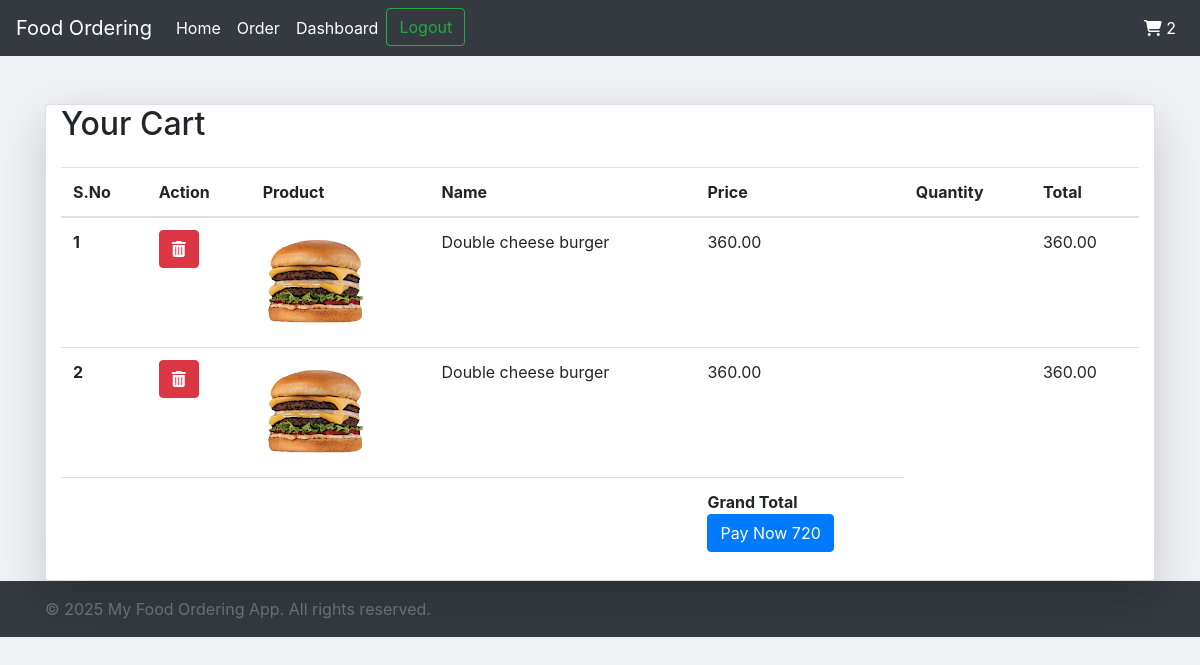
The app's page /cart/ (signed in) with its own data.
### products/models.py (models this page shows)
class BaseModel(models.Model):
    uid = models.UUIDField(default=uuid.uuid4, editable=False, primary_key=True)
    created_at = models.DateTimeField(auto_now_add=True)
    update_at = models.DateTimeField(auto_now=True)
    class Meta:
        abstract = True

class CartItems(BaseModel):
    cart = models.ForeignKey(Cart, on_delete=models.CASCADE, related_name="cart_items")
    product = models.ForeignKey(Product, on_delete=models.CASCADE)

class Product(BaseModel):
    product_name = models.CharField(max_length=100)
    product_slug = models.SlugField(unique=True)
    product_description = models.TextField()
    product_price = models.DecimalField(max_digits=10, decimal_places=2, default=0)
    product_demo_price = models.IntegerField(default=0)
    quantity = models.CharField(max_length=50, null=True, blank=True)
    product_images = models.ImageField(upload_to="products")

class Cart(BaseModel):
    user = models.ForeignKey(User, on_delete=models.SET_NULL, null=True, related_name="carts")
    is_paid = models.BooleanField(default=False)
    def get_cart_total(self):
        return CartItems.objects.filter(cart = self).aggregate(Sum('product__product_price'))['product__product_price__sum']

### products/views.py (the view)
# urls.py: path('cart/', views.cart, name='cart'),
@login_required(login_url='/login/')
def cart(request):
    cart = Cart.objects.get(is_paid=False, user=request.user)
    api = Client()  # Initialize the Client object
    response = api.payment_request_create(
        amount=cart.get_cart_total() * 100,  # Amount in paise
        purpose="Order",
        buyer_name=request.user.username,
        email='jakhar365365@gmail.com',  # Single string for email
        redirect_url="http://127.0.0.1:8000/success/"
    )
    order_id = response['id']
    payment_url = f"https://checkout.razorpay.com/v1/checkout.js?order_id={order_id}&key={settings.RAZORPAY_API_KEY}&amount={cart.get_cart_total() * 100}&name={request.user.username}&email=jakhar365365@gmail.com&contact=9999999999&description=Order"
    print(response)
    context = {
        'cart': cart,
        'payment_url': payment_url,
        'razorpay_key': settings.RAZORPAY_API_KEY,  # Pass the Razorpay key
        'order_id': order_id,
        'redirect_url': "http://127.0.0.1:8000/success/"
    }
    return render(request, 'cart.html', context)

### products/client.py (called while the page is built)
    def payment_request_create(self, amount, purpose, buyer_name, email, redirect_url):
        order_data = {
            'amount': float(amount),  # Convert Decimal to float
            'currency': 'INR',
            'receipt': 'order_rcptid_11',
            'payment_capture': '1',
            'notes': {
                'purpose': purpose,
                'buyer_name': buyer_name,
                'email': email,
                'redirect_url': redirect_url
            }
        }
        return self.client.order.create(order_data)

### products/templates/cart.html (shortened to what this page needs)
{% extends "base.html" %}
{% block content %}
<div class="container card shadow-lg mt-5">
    <h2 class="mb-4">Your Cart</h2>
    <table class="table">
        <thead>
            <tr>
                <th scope="col">S.No</th>
                <th scope="col">Action</th>
                <th scope="col">Product</th>
                <th scope="col">Name</th>
                <th scope="col">Price</th>
                <th scope="col">Quantity</th>
                <th scope="col">Total</th>
            </tr>
        </thead>
        <tbody>
            {% for item in cart.cart_items.all %}
            <tr>
                <th scope="row">{{ forloop.counter }}</th>
                <th>
                    <a href="{% url 'remove_cart_item' item.uid %}" class="btn btn-danger"><i class="fa-solid fa-trash-can"></i></a>
                </th>
                <td>
                    <img src="/media/{{ item.product.product_images }}" style="height: 105px;width: 105px;">
                </td>
                <td>{{ item.product.product_name }}</td>
                <td>{{ item.product.product_price }}</td>
                <td>{{ item.quantity }}</td>
                <td>{{ item.product.product_price }}</td>
            </tr>
            {% endfor %}
            <tr>
                <th scope="row"></th>
                <td></td>
                <td></td>
                <td></td>
                <td>
                    <b>Grand Total</b>
                    <br>
                    <button id="pay-button" class="btn btn-primary">Pay Now {{ cart.get_cart_total }}</button>
                </td>
            </tr>
        </tbody>
    </table>
</div>
{% endblock %}

### products/templates/base.html (shortened to what this page needs)
<!DOCTYPE html>
<html lang="en">
<head>
    <link rel="stylesheet" href="https://stackpath.bootstrapcdn.com/bootstrap/4.5.2/css/bootstrap.min.css">
    <link rel="stylesheet" href="https://cdnjs.cloudflare.com/ajax/libs/font-awesome/5.15.3/css/all.min.css">
    <link rel="stylesheet" href="https://cdnjs.cloudflare.com/ajax/libs/font-awesome/6.7.2/css/all.min.css">
</head>
<body>
    <header>
        <nav class="navbar navbar-expand-lg">
            <a class="navbar-brand" href="{% url 'home' %}">Food Ordering</a>
            <div class="collapse navbar-collapse" id="navbarNav">
                <ul class="navbar-nav mr-auto">
                    <li class="nav-item">
                        <a class="nav-link" href="{% url 'home' %}">Home</a>
                    </li>
                    {% if request.user.is_authenticated %}
                    <li class="nav-item">
                        <a class="nav-link" href="{% url 'orders' %}">Order</a>
                    </li>
                    <li class="nav-item">
                        <a class="nav-link" href="{% url 'orders' %}">Dashboard</a>
                    </li>
                    <li class="nav-item">
                        <a href="/logout/" class="btn btn-outline-success" type="submit">Logout</a>
                    </li>
                    {% endif %}
                </ul>
                <ul class="navbar-nav">
                    <li class="nav-item">
                        <a class="nav-link" href="{% url 'cart' %}"><i class="fas fa-shopping-cart"></i> {{ request.user.get_cart_count }}</a>
                    </li>
                </ul>
            </div>
        </nav>
    </header>
    <main class="container mt-4">
        {% block content %}{% endblock %}
    </main>
    <footer class="footer mt-auto py-3">
        <div class="container">
            <span class="text-muted">&copy; 2025 My Food Ordering App. All rights reserved.</span>
        </div>
    </footer>
</body>
</html>

### products/templates/base.html (style rules this page uses)
body { background-color: #f0f2f5; }
.navbar { background-color: #343a40; }
.navbar-brand, .nav-link, .dropdown-item { color: #ffffff !important; }
.footer { background-color: #343a40; color: #ffffff; }

### records on screen
CartItems: product.product_images (picture), product.product_name "Double cheese burger", product.product_price "360.00"
CartItems: product.product_images (picture), product.product_name "Double cheese burger", product.product_price "360.00"
Cart: get_cart_total "720"

### other values on screen
{{ request.user.get_cart_count }} "2"
